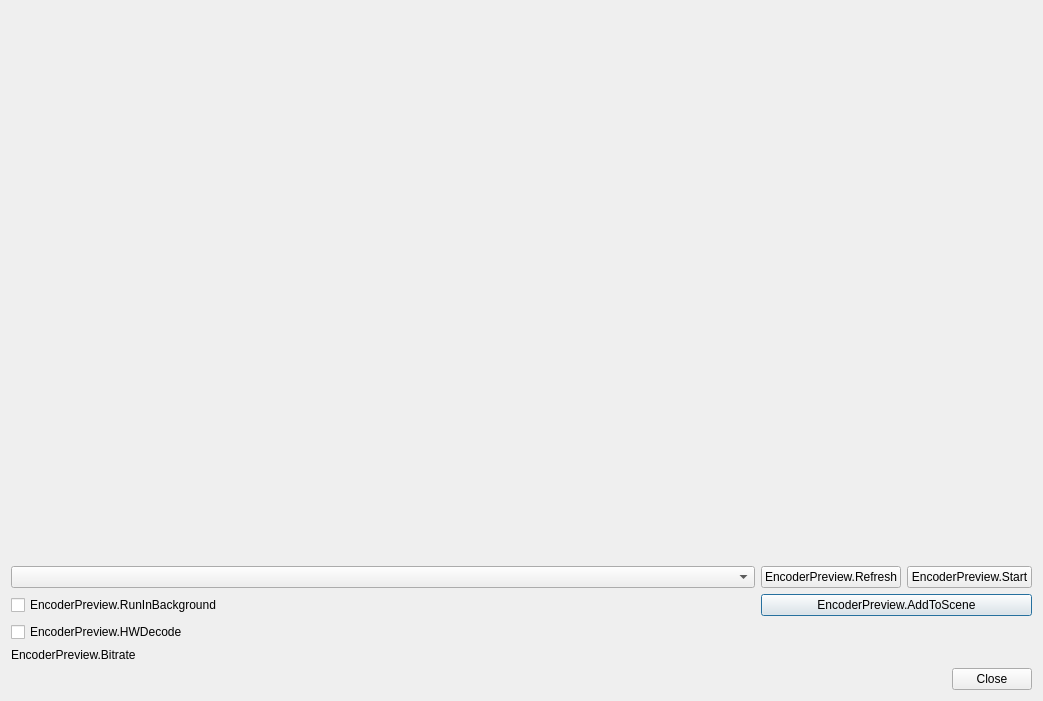
<?xml version="1.0" encoding="UTF-8"?>
<ui version="4.0">
 <class>EncoderPreview</class>
 <widget class="QDialog" name="EncoderPreview">
  <property name="geometry">
   <rect>
    <x>0</x>
    <y>0</y>
    <width>1043</width>
    <height>701</height>
   </rect>
  </property>
  <property name="windowTitle">
   <string>EncoderPreview</string>
  </property>
  <layout class="QVBoxLayout" name="verticalLayout">
   <item>
    <widget class="OBSQTDisplay" name="preview" native="true">
     <property name="sizePolicy">
      <sizepolicy hsizetype="Expanding" vsizetype="Expanding">
       <horstretch>0</horstretch>
       <verstretch>1</verstretch>
      </sizepolicy>
     </property>
     <property name="minimumSize">
      <size>
       <width>640</width>
       <height>0</height>
      </size>
     </property>
    </widget>
   </item>
   <item>
    <layout class="QGridLayout" name="gridLayout_3">
     <item row="0" column="0">
      <widget class="QComboBox" name="encoderCombo">
       <property name="sizePolicy">
        <sizepolicy hsizetype="MinimumExpanding" vsizetype="Fixed">
         <horstretch>0</horstretch>
         <verstretch>0</verstretch>
        </sizepolicy>
       </property>
       <property name="placeholderText">
        <string>EncoderPreview.Select</string>
       </property>
      </widget>
     </item>
     <item row="1" column="1" colspan="2">
      <widget class="QPushButton" name="addToSceneBtn">
       <property name="text">
        <string>EncoderPreview.AddToScene</string>
       </property>
      </widget>
     </item>
     <item row="2" column="0">
      <widget class="QCheckBox" name="hwdecodeCb">
       <property name="text">
        <string>EncoderPreview.HWDecode</string>
       </property>
      </widget>
     </item>
     <item row="1" column="0">
      <widget class="QCheckBox" name="runInBackGroundCb">
       <property name="text">
        <string>EncoderPreview.RunInBackground</string>
       </property>
      </widget>
     </item>
     <item row="0" column="1">
      <widget class="QPushButton" name="refreshBtn">
       <property name="sizePolicy">
        <sizepolicy hsizetype="Preferred" vsizetype="Fixed">
         <horstretch>0</horstretch>
         <verstretch>0</verstretch>
        </sizepolicy>
       </property>
       <property name="text">
        <string>EncoderPreview.Refresh</string>
       </property>
      </widget>
     </item>
     <item row="0" column="2">
      <widget class="QPushButton" name="startStopBtn">
       <property name="sizePolicy">
        <sizepolicy hsizetype="Preferred" vsizetype="Fixed">
         <horstretch>0</horstretch>
         <verstretch>0</verstretch>
        </sizepolicy>
       </property>
       <property name="text">
        <string>EncoderPreview.Start</string>
       </property>
       <property name="checkable">
        <bool>true</bool>
       </property>
      </widget>
     </item>
     <item row="3" column="0">
      <widget class="QLabel" name="bitrateLbl">
       <property name="text">
        <string>EncoderPreview.Bitrate</string>
       </property>
      </widget>
     </item>
    </layout>
   </item>
   <item alignment="Qt::AlignmentFlag::AlignRight">
    <widget class="QPushButton" name="close">
     <property name="enabled">
      <bool>true</bool>
     </property>
     <property name="sizePolicy">
      <sizepolicy hsizetype="Fixed" vsizetype="Fixed">
       <horstretch>0</horstretch>
       <verstretch>0</verstretch>
      </sizepolicy>
     </property>
     <property name="text">
      <string>Close</string>
     </property>
    </widget>
   </item>
  </layout>
  <action name="actionAddRoi">
   <property name="icon">
    <iconset>
     <normaloff>:/res/images/plus.svg</normaloff>:/res/images/plus.svg</iconset>
   </property>
   <property name="text">
    <string>ROI.ItemAction.Add</string>
   </property>
   <property name="themeID" stdset="0">
    <string notr="true">addIconSmall</string>
   </property>
  </action>
  <action name="actionRemoveRoi">
   <property name="icon">
    <iconset>
     <normaloff>:/res/images/minus.svg</normaloff>:/res/images/minus.svg</iconset>
   </property>
   <property name="text">
    <string>ROI.ItemAction.Remove</string>
   </property>
   <property name="shortcut">
    <string>Del</string>
   </property>
   <property name="shortcutContext">
    <enum>Qt::ShortcutContext::WindowShortcut</enum>
   </property>
   <property name="themeID" stdset="0">
    <string notr="true">removeIconSmall</string>
   </property>
  </action>
  <action name="actionRoiUp">
   <property name="icon">
    <iconset>
     <normaloff>:/res/images/up.svg</normaloff>:/res/images/up.svg</iconset>
   </property>
   <property name="text">
    <string>ROI.ItemAction.MoveUp</string>
   </property>
   <property name="themeID" stdset="0">
    <string notr="true">upArrowIconSmall</string>
   </property>
  </action>
  <action name="actionRoiDown">
   <property name="icon">
    <iconset>
     <normaloff>:/res/images/down.svg</normaloff>:/res/images/down.svg</iconset>
   </property>
   <property name="text">
    <string>ROI.ItemAction.MoveDown</string>
   </property>
   <property name="themeID" stdset="0">
    <string notr="true">downArrowIconSmall</string>
   </property>
  </action>
 </widget>
 <customwidgets>
  <customwidget>
   <class>OBSQTDisplay</class>
   <extends>QWidget</extends>
   <header>external/qt-display.hpp</header>
   <container>1</container>
  </customwidget>
 </customwidgets>
 <resources/>
 <connections/>
</ui>
